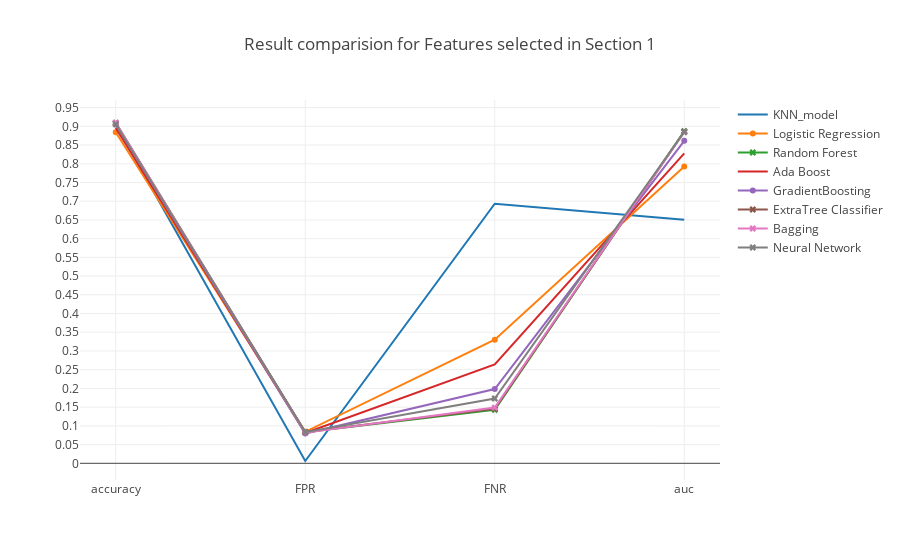

This figure's notebook cell:
### Markdown cell above
### <a id='1.A' style="text-decoration : none; color : #000000;"> A Results</a>

### Code cell
trace0 = go.Scatter(x=table_80_50_test.iloc[0].index.values[[0,5,6,7]],
                    y=table_80_50_test.iloc[0].values[[0,5,6,7]],
                    mode = 'lines',
                    name = 'KNN_model')

trace1 = go.Scatter(x=table_80_50_test.iloc[1].index.values[[0,5,6,7]],
                    y=table_80_50_test.iloc[1].values[[0,5,6,7]],
                    mode = 'lines+markers',
                    name = 'Logistic Regression')

trace2 = go.Scatter(x=table_80_50_test.iloc[2].index.values[[0,5,6,7]],
                    y=table_80_50_test.iloc[2].values[[0,5,6,7]],
                    mode = 'lines+markers',marker=dict(symbol='x'),
                    name = 'Random Forest')


trace3 = go.Scatter(x=table_80_50_test.iloc[3].index.values[[0,5,6,7]],
                    y=table_80_50_test.iloc[3].values[[0,5,6,7]],
                    mode = 'lines',
                    name = 'Ada Boost')

trace4 = go.Scatter(x=table_80_50_test.iloc[4].index.values[[0,5,6,7]],
                    y=table_80_50_test.iloc[4].values[[0,5,6,7]],
                    mode = 'lines+markers',
                    name = 'GradientBoosting')

trace5 = go.Scatter(x=table_80_50_test.iloc[5].index.values[[0,5,6,7]],
                    y=table_80_50_test.iloc[5].values[[0,5,6,7]],
                    mode = 'lines+markers',marker=dict(symbol='x'),
                    name = 'ExtraTree Classifier')

trace6 = go.Scatter(x=table_80_50_test.iloc[6].index.values[[0,5,6,7]],
                    y=table_80_50_test.iloc[6].values[[0,5,6,7]],
                    mode = 'lines+markers',marker=dict(symbol='x'),
                    name = 'Bagging')

trace7 = go.Scatter(x=table_80_50_test.iloc[7].index.values[[0,5,6,7]],
                    y=table_80_50_test.iloc[7].values[[0,5,6,7]],
                    mode = 'lines+markers',marker=dict(symbol='x'),
                    name = 'Neural Network')



data = [trace0, trace1, trace2, trace3, trace4, trace5, trace6, trace7]
layout = go.Layout(yaxis=dict(tick0=0,dtick=0.05),title='Result comparision for Features selected in Section 1')
fig = go.Figure(data=data, layout=layout)

iplot(fig, filename='Result')

### Figure 1 — Plotly figure (JSON) as saved in the notebook; plotly's stock layout.template omitted (floating-point values rounded to 4 significant figures)
{"data": [{"mode": "lines", "name": "KNN_model", "type": "scatter", "uid": "7a9b6a2e-db36-4a9e-8d33-9a89b37f5e29", "x": ["accuracy", "FPR", "FNR", "auc"], "y": [0.9047, 0.006139, 0.6933, 0.6503]}, {"mode": "lines+markers", "name": "Logistic Regression", "type": "scatter", "uid": "60954969-9b65-4a41-9c89-5f5d19ad5c02", "x": ["accuracy", "FPR", "FNR", "auc"], "y": [0.884, 0.08406, 0.3303, 0.7928]}, {"marker": {"symbol": "x"}, "mode": "lines+markers", "name": "Random Forest", "type": "scatter", "uid": "dad211c9-2bca-4662-9eef-c061968a8037", "x": ["accuracy", "FPR", "FNR", "auc"], "y": [0.9093, 0.08294, 0.1429, 0.8871]}, {"mode": "lines", "name": "Ada Boost", "type": "scatter", "uid": "becd3802-d853-455d-888e-cd1cb65c8aa2", "x": ["accuracy", "FPR", "FNR", "auc"], "y": [0.8954, 0.08081, 0.2639, 0.8277]}, {"mode": "lines+markers", "name": "GradientBoosting", "type": "scatter", "uid": "afa4b113-0b47-4f7f-8452-f8d85a8e67be", "x": ["accuracy", "FPR", "FNR", "auc"], "y": [0.9051, 0.07943, 0.1983, 0.8611]}, {"marker": {"symbol": "x"}, "mode": "lines+markers", "name": "ExtraTree Classifier", "type": "scatter", "uid": "26d0263e-bcfe-4e24-b5ea-0e87ad012d7f", "x": ["accuracy", "FPR", "FNR", "auc"], "y": [0.9084, 0.08356, 0.1454, 0.8855]}, {"marker": {"symbol": "x"}, "mode": "lines+markers", "name": "Bagging", "type": "scatter", "uid": "5a17c3db-bb36-4c5a-bde7-b48bc1e9b236", "x": ["accuracy", "FPR", "FNR", "auc"], "y": [0.9095, 0.08181, 0.1487, 0.8847]}, {"marker": {"symbol": "x"}, "mode": "lines+markers", "name": "Neural Network", "type": "scatter", "uid": "797e644d-0261-4de0-8c56-019db7f3e951", "x": ["accuracy", "FPR", "FNR", "auc"], "y": [0.9053, 0.08306, 0.1731, 0.8847]}], "layout": {"title": "Result comparision for Features selected in Section 1", "yaxis": {"dtick": 0.05, "tick0": 0}}}
